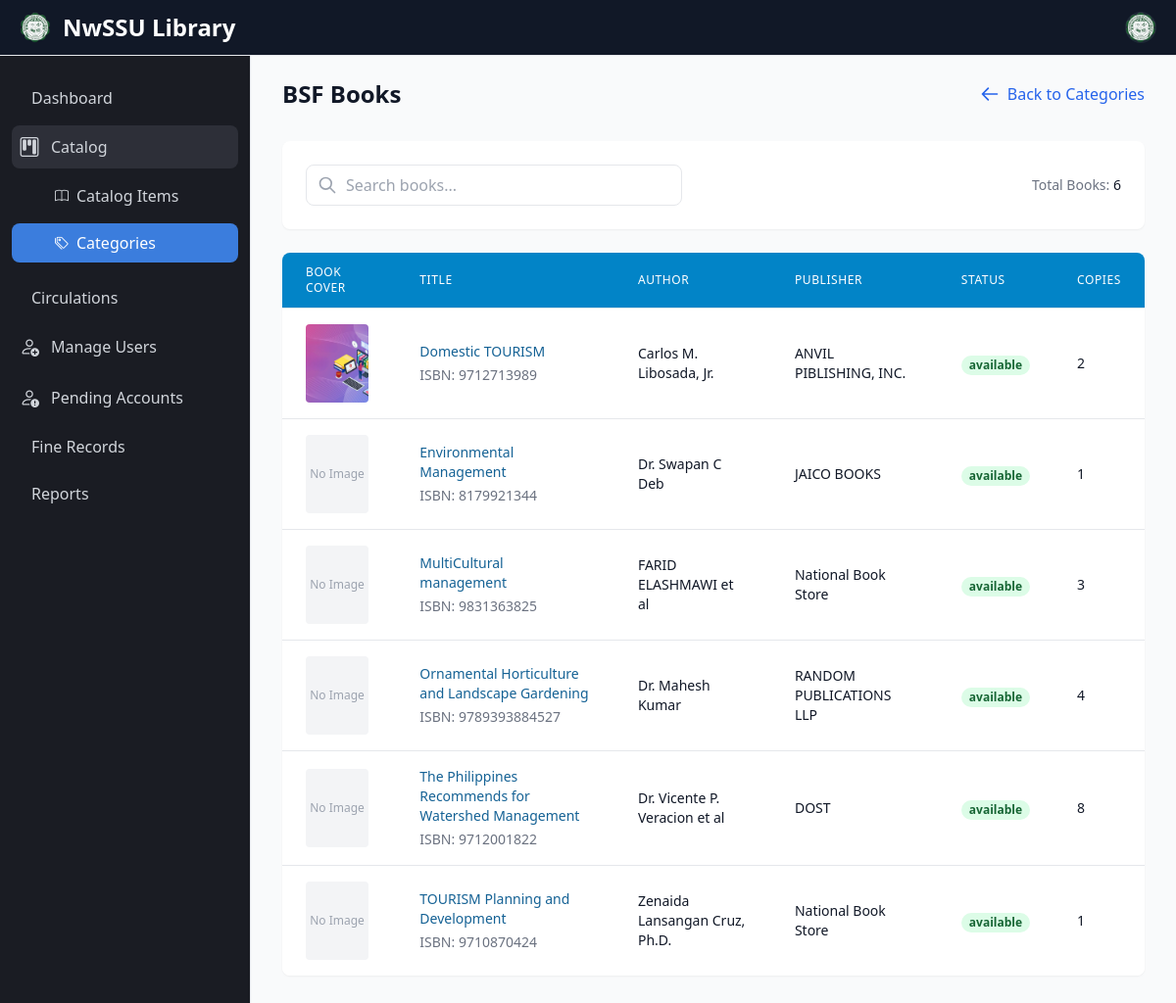
/admin_panel/categbooks.php?category=BSF, run on the app's committed database.
### tables this page shows
CREATE TABLE `books` (
  `id` int(100) NOT NULL,
  `material_type` varchar(250) NOT NULL,
  `sub_type` varchar(250) NOT NULL,
  `category` varchar(250) NOT NULL,
  `title` varchar(500) NOT NULL,
  `author` varchar(500) NOT NULL,
  `publisher` varchar(500) NOT NULL,
  `status` varchar(100) NOT NULL,
  `subject` varchar(250) NOT NULL,
  `content` varchar(5000) NOT NULL,
  `summary` varchar(5000) NOT NULL,
  `issn` varchar(250) NOT NULL,
  `call_no` varchar(250) NOT NULL,
  `ISBN` varchar(250) NOT NULL,
  `copyright` varchar(250) NOT NULL,
  `page_number` int(250) NOT NULL,
  `edition` varchar(250) NOT NULL,
  `copies` int(250) NOT NULL,
  `date_acquired` varchar(250) NOT NULL,
  `books_image` varchar(400) DEFAULT NULL,
  `catalog_date` varchar(50) NOT NULL
);

### admin_panel/categbooks.php (the view, shortened to what this page needs)
<?php
include '../component-library/connect.php';
try {
    $conn = new PDO("mysql:host=$db_host;dbname=$db_name", $user_name, $user_password);
    $conn->setAttribute(PDO::ATTR_ERRMODE, PDO::ERRMODE_EXCEPTION);
} catch (PDOException $e) {
    die("Connection failed: " . $e->getMessage());
}
$page = isset($_GET['page']) ? (int)$_GET['page'] : 1;
$offset = ($page - 1) * BOOKS_PER_PAGE;
$selected_category = isset($_GET['category']) ? $_GET['category'] : '';
$selected_category = htmlspecialchars($selected_category);
$query = $conn->prepare("SELECT * FROM books WHERE category = :category ORDER BY title ASC LIMIT :offset, :limit");
$query->bindValue(':category', $selected_category, PDO::PARAM_STR);
$query->bindValue(':offset', $offset, PDO::PARAM_INT);
$query->bindValue(':limit', BOOKS_PER_PAGE, PDO::PARAM_INT);
$query->execute();
$books = $query->fetchAll(PDO::FETCH_ASSOC);
$total_books_query = $conn->prepare("SELECT COUNT(*) FROM books WHERE category = :category");
$total_books_query->bindValue(':category', $selected_category, PDO::PARAM_STR);
$total_books_query->execute();
$total_books = $total_books_query->fetchColumn();
?>
<!DOCTYPE html>
<html lang="en">
<head>
    <script src="https://cdn.tailwindcss.com"></script>
</head>
<body class="bg-gray-50">
    <?php include '../admin_panel/side_nav.php'; ?>
    <div class="ml-64 min-h-screen p-8 mt-[4%]">
        <div class="mb-8">
            <div class="flex items-center justify-between">
                <h1 class="text-2xl font-bold text-gray-900">
                    <?php echo htmlspecialchars($selected_category); ?> Books
                </h1>
                <a href="categories.php" class="flex items-center text-blue-600 hover:text-blue-800">
                    <svg class="w-5 h-5 mr-2" fill="none" stroke="currentColor" viewBox="0 0 24 24">
                        <path stroke-linecap="round" stroke-linejoin="round" stroke-width="2" d="M10 19l-7-7m0 0l7-7m-7 7h18"/>
                    </svg>
                    Back to Categories
                </a>
            </div>
        </div>
        <div class="bg-white rounded-lg shadow-sm p-6 mb-6">
            <div class="flex flex-col md:flex-row justify-between items-center gap-4">
                <div class="relative w-full md:w-96">
                    <input type="text" id="searchInput"
                        onkeyup="searchBooks()"
                        class="w-full pl-10 pr-4 py-2 rounded-lg border border-gray-200 focus:ring-2 focus:ring-blue-500 focus:border-blue-500"
                        placeholder="Search books...">
                    <svg class="w-5 h-5 absolute left-3 top-1/2 transform -translate-y-1/2 text-gray-400" fill="none" stroke="currentColor" viewBox="0 0 24 24">
                        <path stroke-linecap="round" stroke-linejoin="round" stroke-width="2" d="M21 21l-6-6m2-5a7 7 0 11-14 0 7 7 0 0114 0z"/>
                    </svg>
                </div>
                <div class="text-sm text-gray-500">
                    Total Books: <span class="font-medium text-gray-900"><?php echo $total_books; ?></span>
                </div>
            </div>
        </div>
        <div class="bg-white rounded-lg shadow-sm overflow-hidden">
            <div class="overflow-x-auto">
                <table class="min-w-full divide-y divide-gray-200" id="booksTable">
                    <thead>
                        <tr class="bg-primary-600">
                            <th scope="col" class="px-6 py-3 text-left text-xs font-medium text-white uppercase tracking-wider">Book Cover</th>
                            <th scope="col" class="px-6 py-3 text-left text-xs font-medium text-white uppercase tracking-wider">Title</th>
                            <th scope="col" class="px-6 py-3 text-left text-xs font-medium text-white uppercase tracking-wider">Author</th>
                            <th scope="col" class="px-6 py-3 text-left text-xs font-medium text-white uppercase tracking-wider">Publisher</th>
                            <th scope="col" class="px-6 py-3 text-left text-xs font-medium text-white uppercase tracking-wider">Status</th>
                            <th scope="col" class="px-6 py-3 text-left text-xs font-medium text-white uppercase tracking-wider">Copies</th>
                        </tr>
                    </thead>
                    <tbody class="bg-white divide-y divide-gray-200">
                        <?php foreach ($books as $book): ?>
                        <tr class="hover:bg-gray-50">
                            <td class="px-6 py-4 whitespace-nowrap">
                                <?php if (!empty($book['books_image'])): ?>
                                    <img src="../uploaded_file/<?php echo htmlspecialchars($book['books_image']); ?>"
                                         alt="Book Cover"
                                         class="h-20 w-16 object-cover rounded">
                                <?php else: ?>
                                    <div class="h-20 w-16 bg-gray-100 flex items-center justify-center rounded">
                                        <span class="text-gray-400 text-xs">No Image</span>
                                    </div>
                                <?php endif; ?>
                            </td>
                            <td class="px-6 py-4">
                                <div class="text-sm">
                                    <a href="./books?id=<?php echo urlencode($book['id']); ?>"
                                       class="font-medium text-[#156295] font-bold hover:text-blue-800">
                                        <?php echo htmlspecialchars($book['title']); ?>
                                    </a>
                                    <p class="text-gray-500 mt-1">ISBN: <?php echo htmlspecialchars($book['ISBN']); ?></p>
                                </div>
                            </td>
                            <td class="px-6 py-4 text-sm text-gray-900">
                                <?php echo htmlspecialchars($book['author']); ?>
                            </td>
                            <td class="px-6 py-4 text-sm text-gray-900">
                                <?php echo htmlspecialchars($book['publisher']); ?>
                            </td>
                            <td class="px-6 py-4">
                                <span class="px-2 inline-flex text-xs leading-5 font-semibold rounded-full
                                    <?php echo $book['status'] === 'available' ? 'bg-green-100 text-green-800' : 'bg-red-100 text-red-800'; ?>">
                                    <?php echo htmlspecialchars($book['status']); ?>
                                </span>
                            </td>
                            <td class="px-6 py-4 text-sm text-gray-900">
                                <?php echo htmlspecialchars($book['copies']); ?>
                            </td>
                        </tr>
                        <?php endforeach; ?>
                    </tbody>
                </table>
            </div>
        </div>
    </div>
</body>
</html>

### data on the page
books: books_image (picture), title "Domestic TOURISM", ISBN "9712713989", author "Carlos M. Libosada, Jr.", publisher "ANVIL PIBLISHING, INC.", status "available", copies "2"
books: shows "No Image", title "Environmental Management", ISBN "8179921344", author "Dr. Swapan C Deb", publisher "JAICO BOOKS", status "available", copies "1"
books: shows "No Image", title "MultiCultural management", ISBN "9831363825", author "FARID ELASHMAWI et al", publisher "National Book Store", status "available", copies "3"
books: shows "No Image", title "Ornamental Horticulture and Landscape Gardening", ISBN "9789393884527", author "Dr. Mahesh Kumar", publisher "RANDOM PUBLICATIONS LLP", status "available", copies "4"
books: shows "No Image", title "The Philippines Recommends for Watershed Management", ISBN "9712001822", author "Dr. Vicente P. Veracion et al", publisher "DOST", status "available", copies "8"
books: shows "No Image", title "TOURISM Planning and Development", ISBN "9710870424", author "Zenaida Lansangan Cruz, Ph.D.", publisher "National Book Store", status "available", copies "1"

### other printed values
$selected_category "BSF"
$total_books "6"
